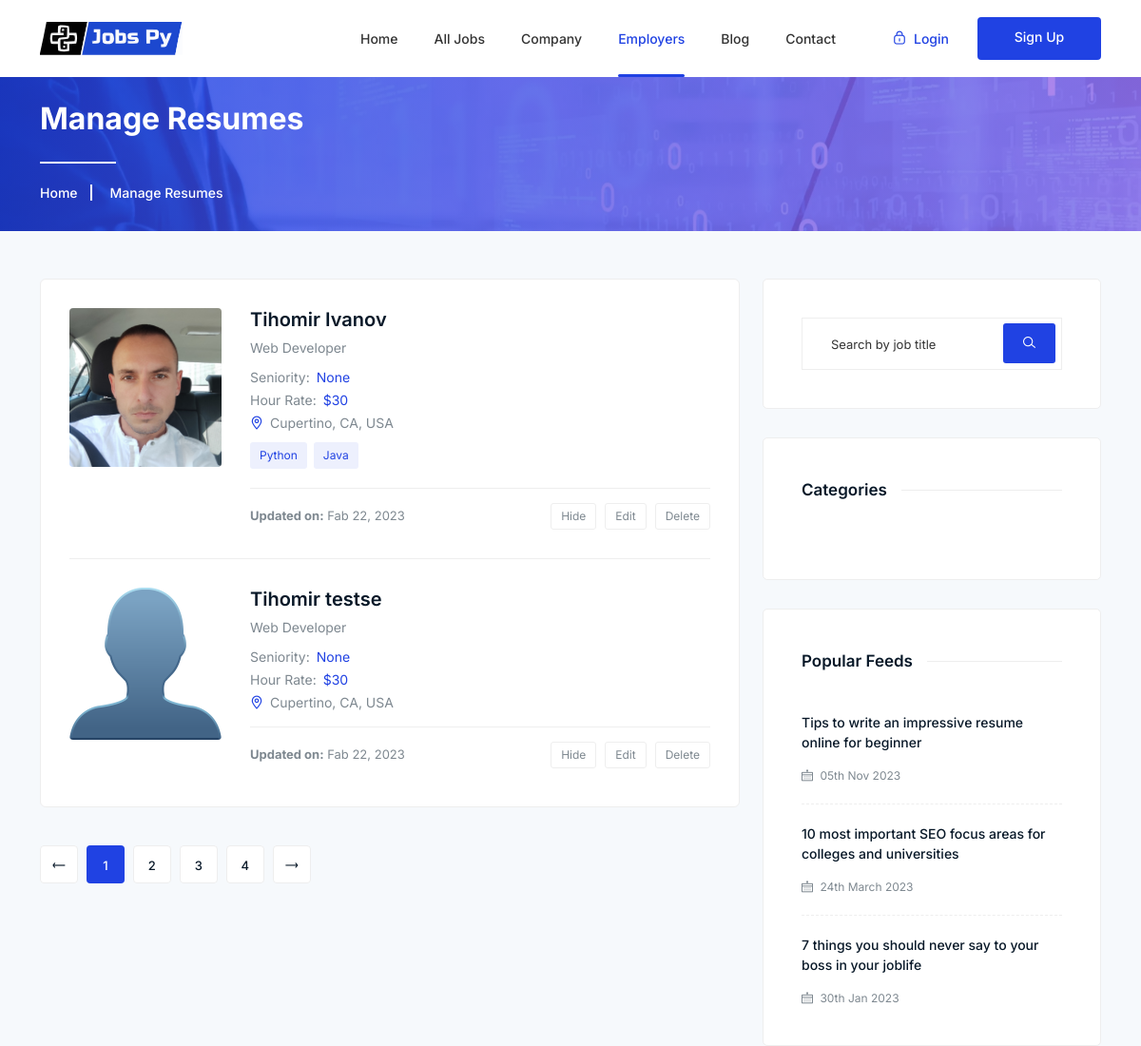
The app's page /jobseeker/all/ (upper part), older data.
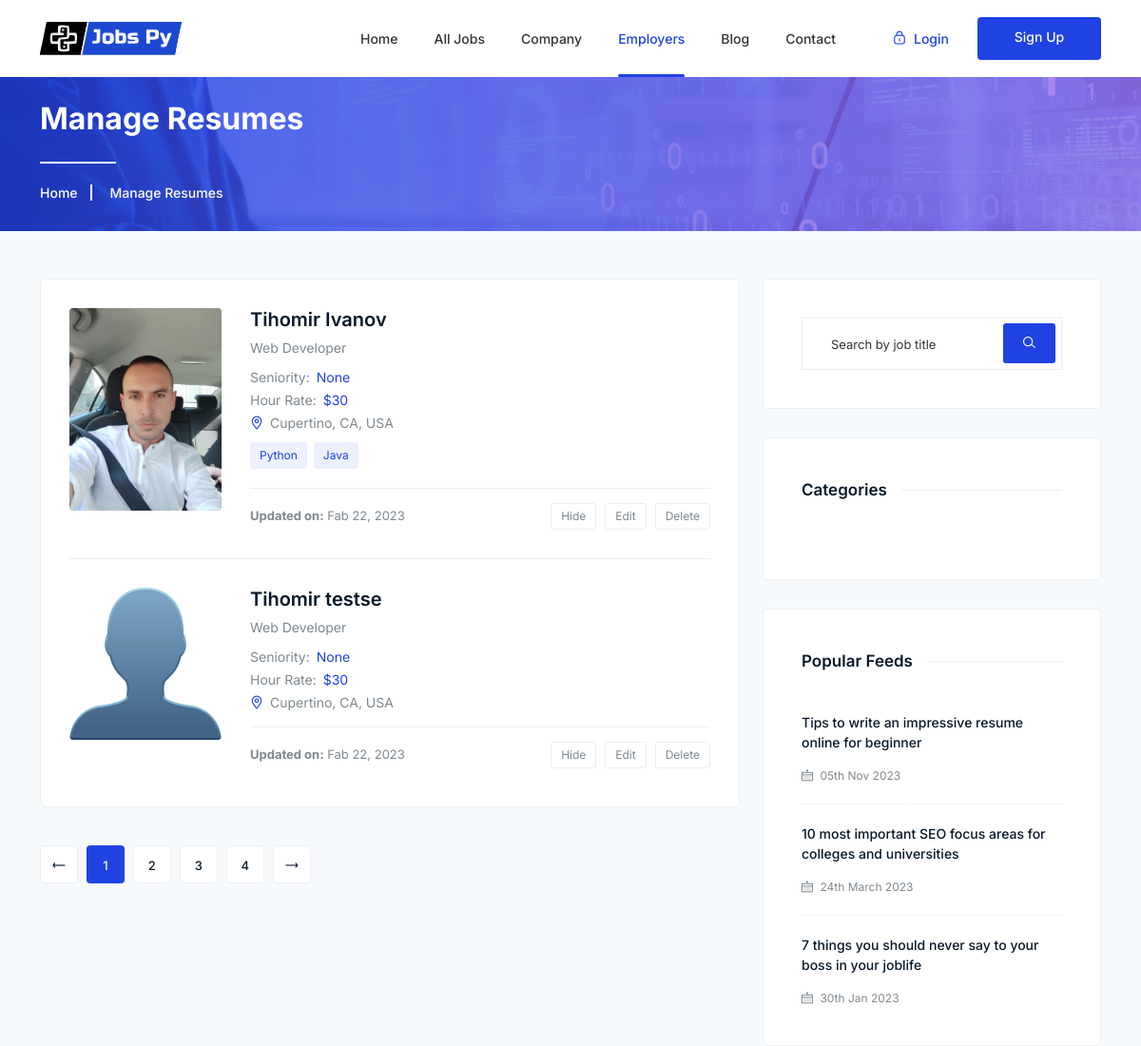
The same page, newer data.
### jobsPy/jobseekers/models.py (models this page shows, shortened)
class JobSeeker(models.Model):
    user = models.OneToOneField(UserModel, on_delete=models.CASCADE)
    first_name = models.CharField(max_length=50, blank=False, null=False)
    last_name = models.CharField(max_length=50, blank=False, null=False)
    nationality = models.CharField(max_length=50, blank=False, null=False)
    occupation = models.CharField(max_length=50, blank=False, null=False)
    seniority = models.ForeignKey(Seniority, on_delete=models.SET_NULL, blank=True, null=True)
    website = models.CharField(max_length=70, blank=True, null=True)
    linkedin = models.CharField(blank=False, null=False, max_length=50)
    github = models.CharField(blank=False, null=False, max_length=50)
    about = models.TextField()
    phone_number = models.CharField(max_length=50, blank=True, null=True)
    profile_picture = models.ImageField(
        blank=True, null=True, upload_to='images/profile')
    gender = models.CharField(blank=False, null=False,
                              choices=GENDER_TYPE, max_length=1)
    marital_status = models.CharField(blank=False, null=False, max_length=20, choices=MARITAL_STATUS)
    skills = models.ManyToManyField(Skills, related_name="skills")

### jobsPy/jobseekers/views.py (the view)
# urls.py: path("all/", AllEmployees.as_view(), name="all-employees"),
class AllEmployees(ListView):
    model = JobSeeker
    template_name = "job_seekers/all_jobseekers.html"

### templates/job_seekers/all_jobseekers.html (shortened to what the changed rows need)
{% extends 'base.html' %}
{% load static %}
{% block main_content %}
    <div class="breadcrumbs overlay">
        <div class="container">
            <div class="row">
                <div class="col-12">
                    <div class="breadcrumbs-content">
                        <h1 class="page-title">Manage Resumes</h1>
                    </div>
                </div>
            </div>
        </div>
    </div>
    <div class="manage-resumes section">
        <div class="container">
            <div class="resume-inner">
                <div class="row">
                    <div class="col-lg-8 col-12">
                        <div class="inner-content">
                            {% for jobseeker in object_list %}
                            <div class="resume-item">
                            {% if jobseeker.profile_picture %}
                                <img src="{{ jobseeker.profile_picture.url}}" alt="Candidate">
                                {% else %}
                                       <img src="{% static 'images/clients/default_profile.png' %}" alt="Candidate">
                                {% endif %}
                                <div class="right">
                                    <h3>
                                        <a href="{% url 'jobseeker details' jobseeker.pk %}">{{ jobseeker.first_name}} {{ jobseeker.last_name }}</a>
                                    </h3>
                                    <span class="deg">Web Developer</span>
                                    <ul class="experience">
                                        <li>Seniority: <span>{{ jobseeker.seniority }}</span></li>
                                        <li>Hour Rate: <span>$30</span></li>
                                        <li>
                                            <i class="lni lni-map-marker"></i>
                                            Cupertino, CA, USA
                                        </li>
                                    </ul>
                                    <ul class="skills">
                                        {% for skill in jobseeker.skills.all %}
                                        <li>{{ skill.name }}</li>
                                            {% endfor %}
                                    </ul>
                                    <div class="update-date">
                                        <p class="status">
                                            <strong>Updated on:</strong> Fab 22, 2023
                                        </p>
                                        <div class="action-btn">
                                            <a href="#">Hide</a>
                                            <a href="#">Edit</a>
                                            <a href="#">Delete</a>
                                        </div>
                                    </div>
                                </div>
                            </div>
                            {% endfor %}
                        </div>
                    </div>
                </div>
            </div>
        </div>
    </div>
{% endblock  %}

Row changes from the older to the newer data that the page shows:
changed JobSeeker "Ivanov": profile_picture: a different picture
